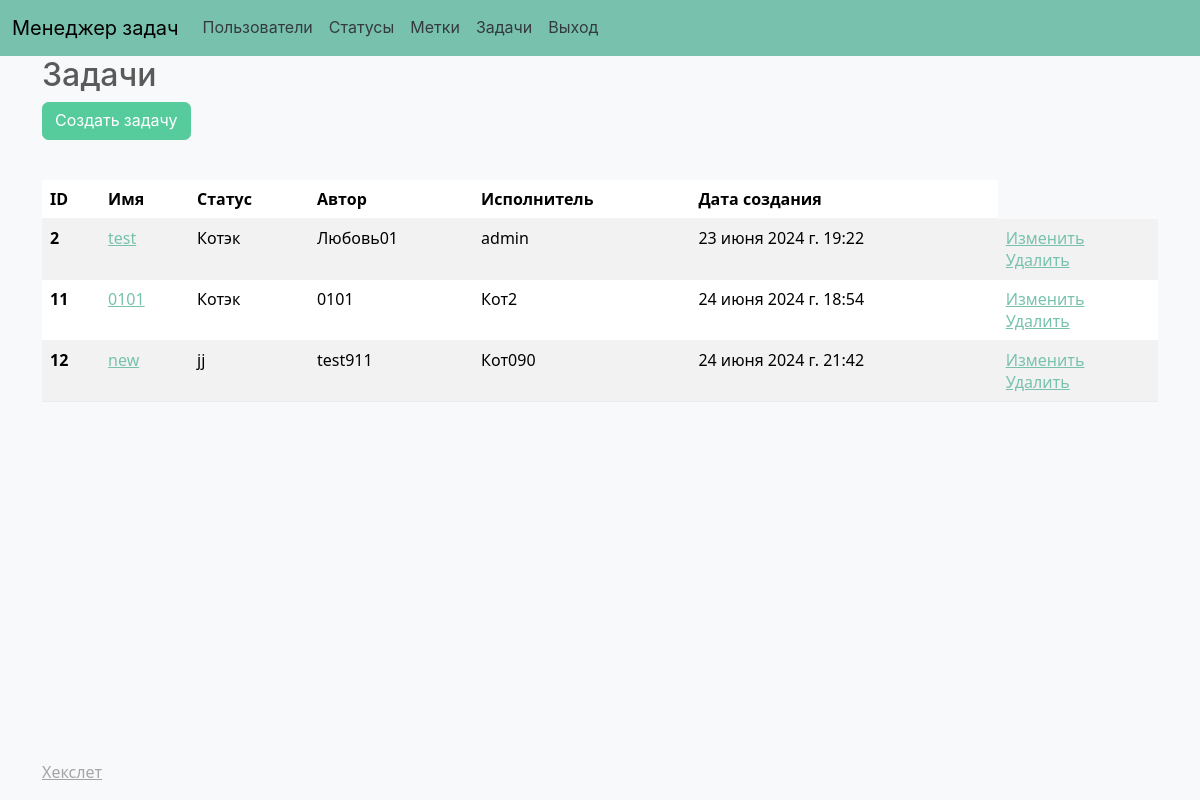
Page /tasks/ (signed in) on the earlier database version.
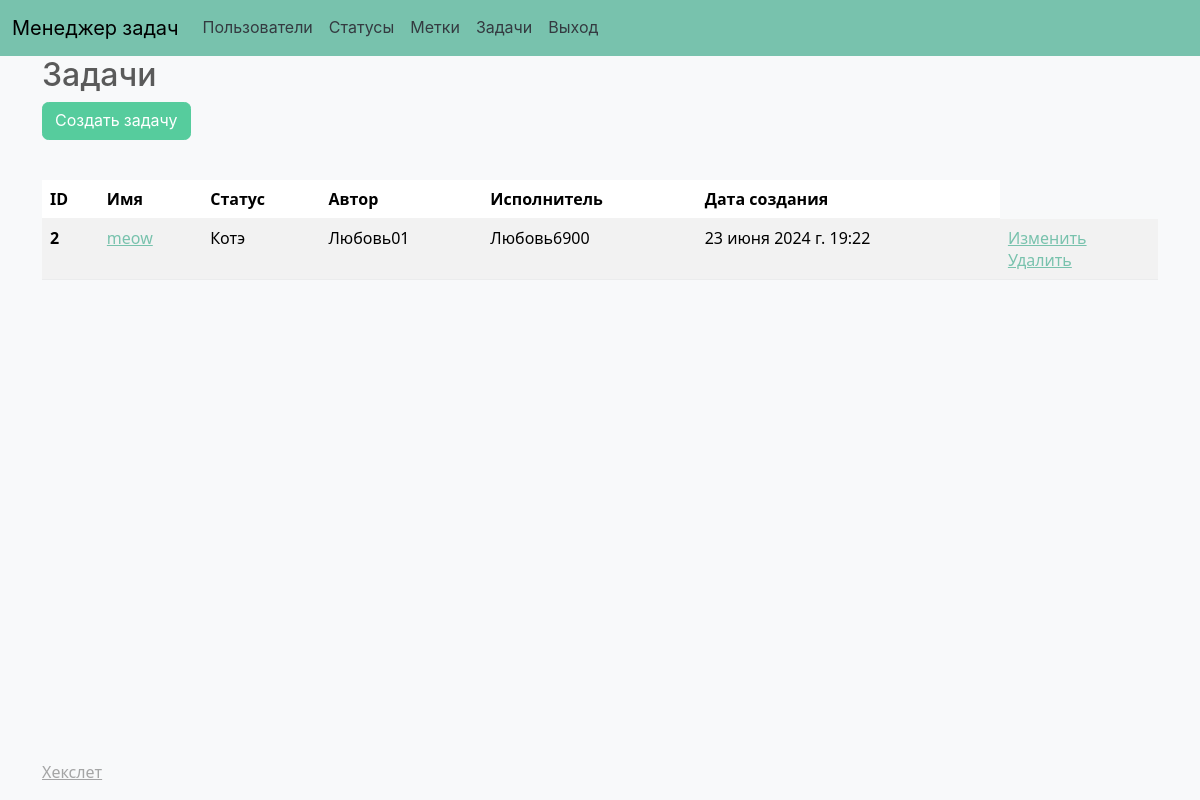
Same page on the later database version.
### task_manager/models.py (models this page shows, shortened)
class Task(models.Model):
    name = models.CharField(max_length=100, verbose_name=_('Name'))
    description = models.TextField(verbose_name=_('Description'))
    status = models.ForeignKey(Status, on_delete=models.CASCADE, related_name='tasks', default=1, verbose_name=_('Status'))
    author = models.ForeignKey(CustomUser, related_name='author_tasks', on_delete=models.CASCADE, verbose_name=_('Author'))
    executor = models.ForeignKey(CustomUser, related_name='executor_tasks', on_delete=models.CASCADE, null=True, verbose_name=_('Executor'))
    created_at = models.DateTimeField(auto_now_add=True, verbose_name=_('Дата создания'))
    updated_at = models.DateTimeField(auto_now=True)
    label = models.ManyToManyField(Label, related_name='tasks')

class Status(models.Model):
    name = models.CharField(verbose_name=_('Name'), max_length=100, validators=[])
    created_at = models.DateTimeField(auto_now_add=True)

class CustomUser(AbstractUser):
    first_name = models.CharField(max_length=100)
    last_name = models.CharField(max_length=100)
    username = models.CharField(max_length=150, unique=True)
    password = models.CharField(max_length=100)
    REQUIRED_FIELDS = ['first_name', 'last_name']
    def __str__(self):
        return self.username

### task_manager/views.py (the view)
# urls.py: path('tasks/', views.task_list, name='task_list'),
@login_required
def task_list(request):
    tasks = Task.objects.all()
    statuses = Status.objects.all()
    return render(request, 'tasks/tasks.html', {'tasks': tasks, 'statuses': statuses})

### task_manager/templates/tasks/tasks.html
{% extends 'base.html' %}
{% load i18n %}
{% block content %}
  <h2>{% trans 'Tasks' %}</h2>
  <a href="{% url 'task_create' %}" class="btn btn-success mb-3">{% trans 'Create task' %}</a>
  <table class="table table-striped mt-4">
    <thead>
      <tr>
        <th scope="col">{% trans 'ID' %}</th>
        <th scope="col">{% trans 'Name' %}</th>
        <th scope="col">{% trans 'Status' %}</th>
        <th scope="col">{% trans 'Author' %}</th>
        <th scope="col">{% trans 'Executor' %}</th>
        <th scope="col">{% trans 'Creation date' %}</th>
      </tr>
    </thead>
    <tbody>
      {% for task in tasks %}
        <tr>
          <th scope="row">{{ task.id }}</th>
                    <td><a href="{% url 'task_detail' task.id %}">{{ task.name }}</a></td>
          <td>{{ task.status.name }}</td>
          <td>{{ task.author }}</td>
          <td>{{ task.executor }}</td>
          <td>{{ task.created_at }}</td>
          <td>
            <div><a href="{% url 'task_update' task.id %}">{% trans "Edit" %}</a></div>
            <div><a href="{% url 'task_delete' task.id %}">{% trans "Delete" %}</a></div>
          </td>
        </tr>
      {% endfor %}
    </tbody>
  </table>
{% endblock %}

Differences in the rows shown:
removed Task: id "11", name "0101", status.name "Котэк", author "0101", executor "Кот2", created_at "24 июня 2024 г. 18:54"
removed Task: id "12", name "new", status.name "jj", author "test911", executor "Кот090", created_at "24 июня 2024 г. 21:42"
changed Task "Любовь01": name "test" → "meow"; status.name "Котэк" → "Котэ"; executor "admin" → "Любовь6900"
